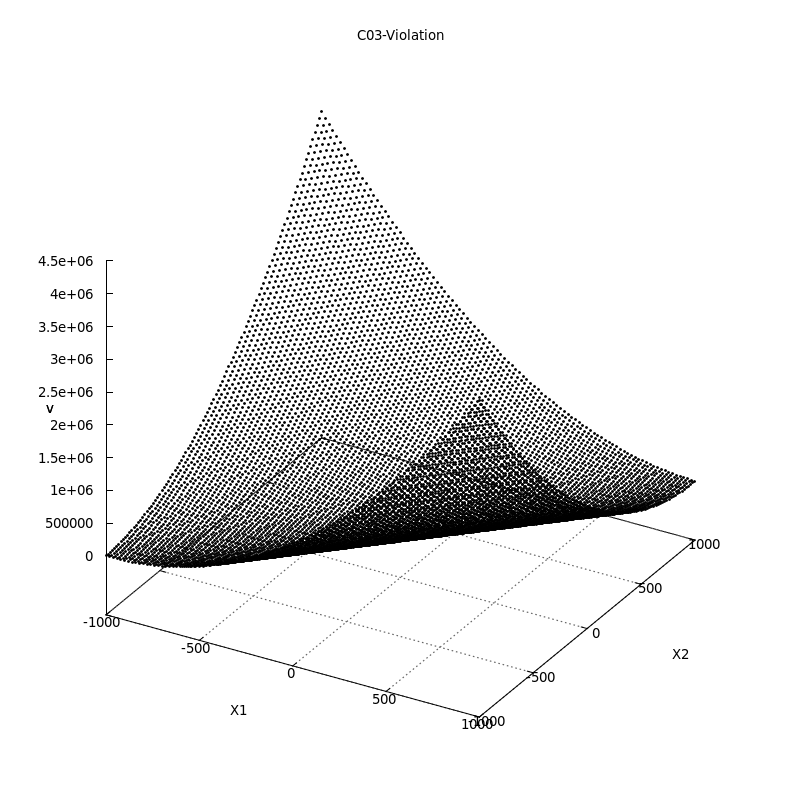

Recreate this plot in gnuplot.
set terminal pngcairo size 800,800 enhanced font 'Verdana,10'
set output "Violation.png"
set title "C03-Violation"
#
set yrange [-1000:1000]
set xrange [-1000:1000]
set xlabel "X1"
set ylabel "X2"
set zlabel "v"
set grid ytics lt 0 lw 2 lc rgb "#666666"
set grid xtics lt 0 lw 2 lc rgb "#666666"
#
set ticslevel 0.2
#
splot "data/Violation.dat" using 1:2:3 title '' pt 7 ps 0.3 lt 0, \
